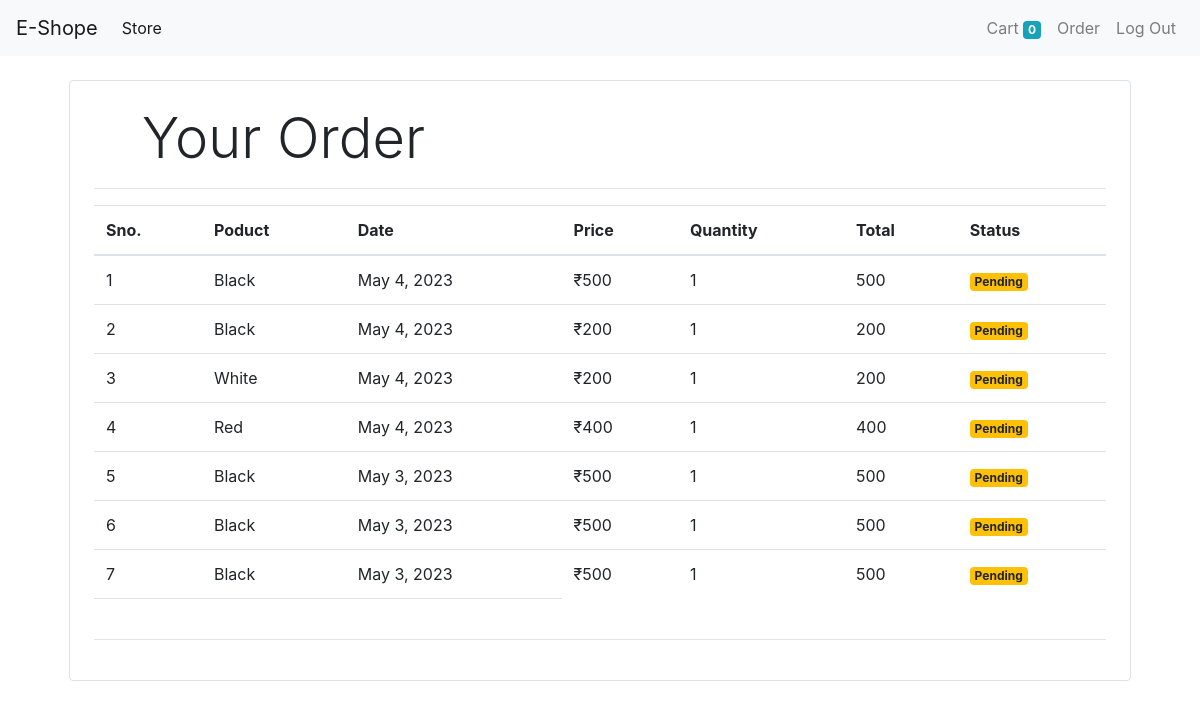
Screenshot of /orders (signed in) with the database file from the repository.
### Store/models/order.py (models this page shows, shortened)
class Order(models.Model):
    product = models.ForeignKey(Product,on_delete=models.CASCADE)
    customer = models.ForeignKey(Customer,on_delete=models.CASCADE)
    quantity = models.IntegerField(default=1)
    price = models.IntegerField()
    address = models.CharField(max_length=50,default='',blank=True)
    phone = models.CharField(max_length=50,default='',blank=True)
    date = models.DateField(default=datetime.datetime.today)
    status = models.BooleanField(default=False)
    @staticmethod
    def get_orders_by_customer(customer_id):
        return Order.objects.filter(customer = customer_id).order_by('-date')

### Store/models/product.py (models this page shows, shortened)
class Product(models.Model):
    name = models.CharField(max_length=50)
    price = models.IntegerField(max_length=20)
    category=models.ForeignKey(Category,on_delete=models.CASCADE,default=1)
    description = models.CharField(max_length=200)
    image = models.ImageField(upload_to='upload/products/')

### Store/middlewares/auth.py (the view)
    def middleware(request):
        returnUrl=request.META['PATH_INFO']
        print(request.META['PATH_INFO'])
        if not request.session.get('customer'):
            return redirect(f'login?return_url={returnUrl}')
        response = get_response(request)
        return response

### Store/templatetags/custom_filter.py (called while the page is built)
@register.filter(name='currency')
def currency(number):
    return "₹"+ str(number)

@register.filter(name='multiply')
def multiply(number,number1):
    return number * number1

### Store/views/orders.py (called while the page is built)
    def get(self, request):
        customer = request.session.get('customer')
        orders = Order.get_orders_by_customer(customer)
        print(orders)
        return render(request,'orders.html',{'orders':orders})

### Store/templates/orders.html
{% extends 'base.html' %}
{% block content %}
{% load cart %}
{% load  custom_filter %}
<div class="container">
    <div class="border rounded p-4 m-4">
        <p class="display-4 pl-4 ml-4"> Your Order </p>
        <hr>
      <table class="table">
        <thead>
            <tr>
                <th>Sno.</th>
                <th>Poduct</th>
                <th>Date</th>
                <th>Price</th>
                <th>Quantity</th>
                <th>Total</th>
                <th>Status</th>
            </tr>
        </thead>
        <tbody>
            {% for order in orders %}
            <tr>
                <td>{{forloop.counter}}</td>
                <td>{{order.product.name}}</td>
                <td>{{order.date}}</td>
                <td>{{order.price|currency}}</td>
                <td>{{order.quantity}}</td>
                <td>{{order.quantity|multiply:order.price}}</td>
                {% if order.status %}
                <td> <small class="badge badge-success"> Completed </small></td>
                {% else %}
                <td> <small class="badge badge-warning"> Pending </small></td>
                {% endif %}
            </tr>
            {% endfor %}
            <tr>
                <td scope="row"></td>
                <td></td>
                <td></td>
            </tr>
        </tbody>
      </table>
      <hr>
    </div>
</div>
{% endblock %}

### rows the page displays
Order: product.name "Black", date "May 4, 2023", price "₹500", quantity "1", quantity|multiply "500", status "Pending"
Order: product.name "Black", date "May 4, 2023", price "₹200", quantity "1", quantity|multiply "200", status "Pending"
Order: product.name "White", date "May 4, 2023", price "₹200", quantity "1", quantity|multiply "200", status "Pending"
Order: product.name "Red", date "May 4, 2023", price "₹400", quantity "1", quantity|multiply "400", status "Pending"
Order: product.name "Black", date "May 3, 2023", price "₹500", quantity "1", quantity|multiply "500", status "Pending"
Order: product.name "Black", date "May 3, 2023", price "₹500", quantity "1", quantity|multiply "500", status "Pending"
Order: product.name "Black", date "May 3, 2023", price "₹500", quantity "1", quantity|multiply "500", status "Pending"

### other values shown
{{ request.session.cart.keys|length }} "0"
